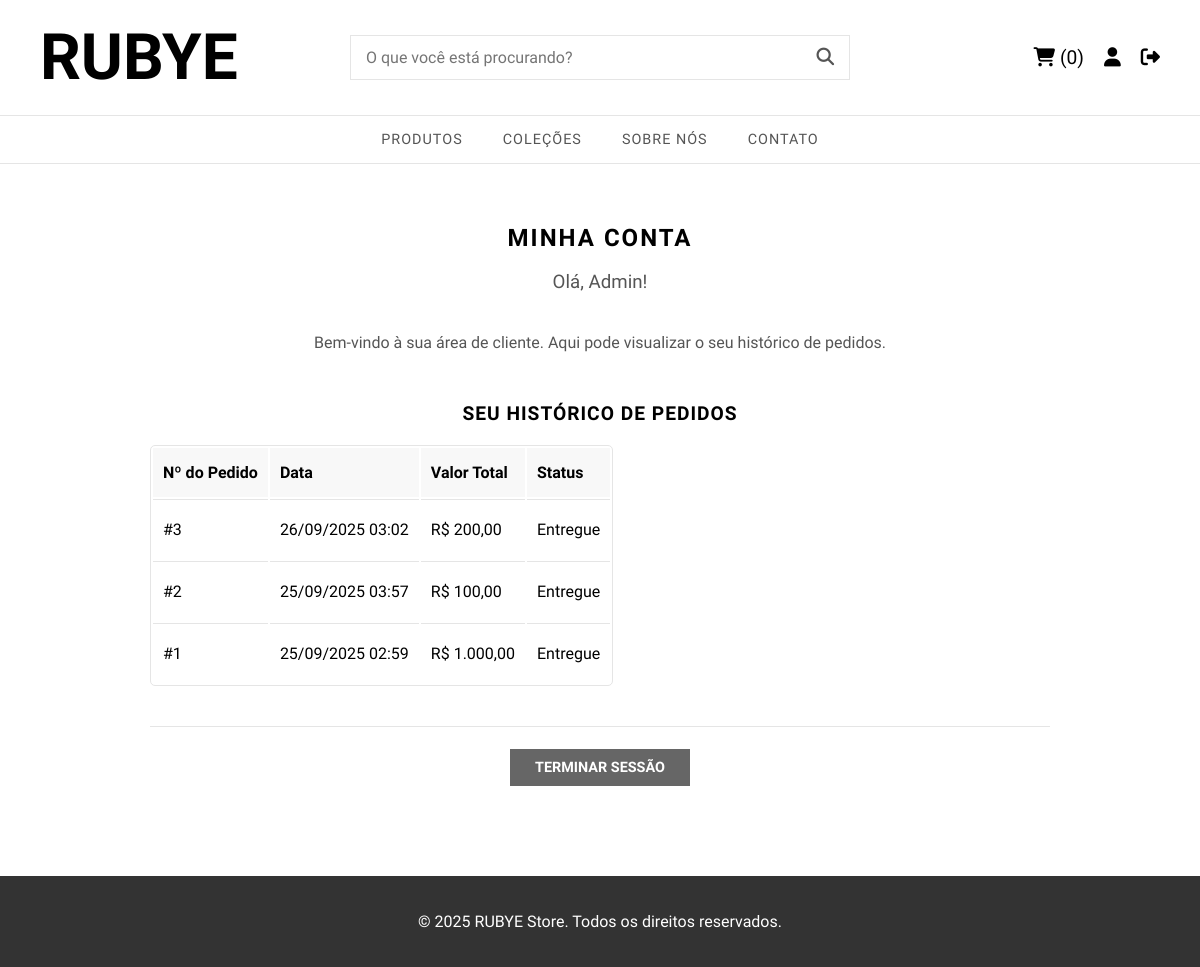
The app's page /minha_conta.php (signed in), older data.
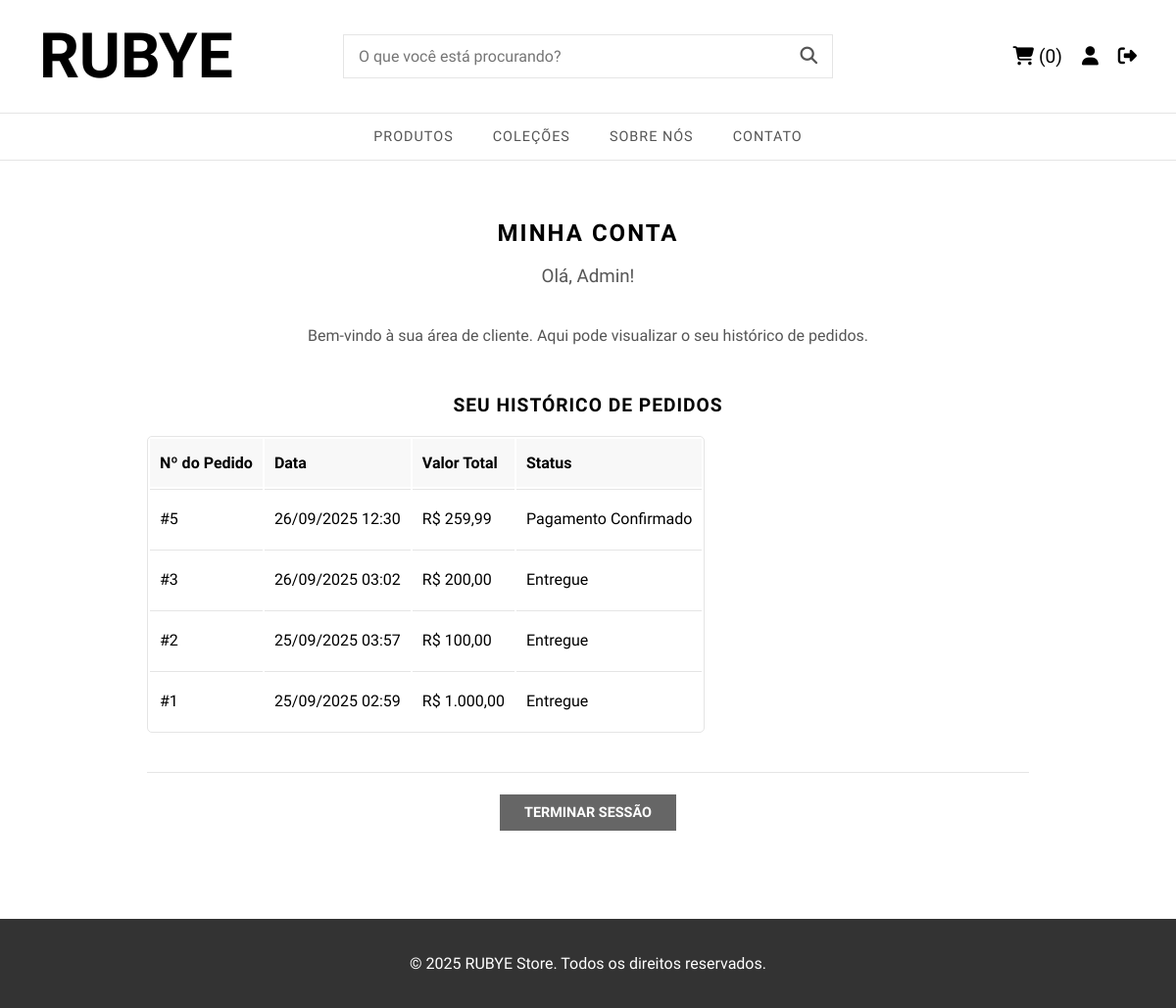
The same page, newer data.
### tables this page shows
CREATE TABLE `pedidos` (
  `id` int(11) NOT NULL,
  `usuario_id` int(11) NOT NULL,
  `total` decimal(10,2) NOT NULL,
  `status` enum('Pedido Recebido','Pagamento em Análise','Pagamento Confirmado','Em Separação','Enviado','Em rota de entrega','Entregue','Pedido Cancelado') NOT NULL DEFAULT 'Pedido Recebido',
  `data_pedido` timestamp NOT NULL DEFAULT current_timestamp()
);

### public/minha_conta.php (the view, shortened to what this page needs)
<?php
include 'partials/header.php';
$usuario_id = $_SESSION['usuario_id'];
?>
<div class="account-page">
    <h2>Minha Conta</h2>
    <h3>Olá, <?php echo htmlspecialchars($_SESSION['usuario_nome']); ?>!</h3>
    <p>Bem-vindo à sua área de cliente. Aqui pode visualizar o seu histórico de pedidos.</p>
    <div class="order-history">
        <h4>Seu Histórico de Pedidos</h4>
        <?php
        $stmt = $conexao->prepare("SELECT * FROM pedidos WHERE usuario_id = ? ORDER BY data_pedido DESC");
        $stmt->bind_param("i", $usuario_id);
        $stmt->execute();
        $pedidos = $stmt->get_result();
        if ($pedidos->num_rows > 0) :
        ?>
            <table>
                <thead>
                    <tr>
                        <th>Nº do Pedido</th>
                        <th>Data</th>
                        <th>Valor Total</th>
                        <th>Status</th>
                    </tr>
                </thead>
                <tbody>
                    <?php while ($pedido = $pedidos->fetch_assoc()) : ?>
                        <tr>
                            <td>#<?php echo $pedido['id']; ?></td>
                            <td><?php echo date('d/m/Y H:i', strtotime($pedido['data_pedido'])); ?></td>
                            <td>R$ <?php echo number_format($pedido['total'], 2, ',', '.'); ?></td>
                            <td><?php echo htmlspecialchars($pedido['status']); ?></td>
                        </tr>
                    <?php endwhile; ?>
                </tbody>
            </table>
        <?php else : ?>
            <p>Você ainda não fez nenhum pedido.</p>
        <?php endif; ?>
    </div>
    <div class="account-actions">
        <a href="logout.php" class="btn-secondary">Terminar Sessão</a>
    </div>
</div>
<?php include 'partials/footer.php'; ?>

### public/partials/header.php (shortened to what this page needs)
<!DOCTYPE html>
<html lang="pt-br">
<head>
    <link rel="stylesheet" href="https://cdnjs.cloudflare.com/ajax/libs/font-awesome/6.5.2/css/all.min.css" />
    <link rel="stylesheet" href="https://cdn.jsdelivr.net/npm/@splidejs/splide@4.1.4/dist/css/splide.min.css">
    <link rel="stylesheet" href="../assets/css/style.css">
</head>
<body>
    <header class="site-header">
        <div class="header-logo">
            <a href="index.php">RUBYE</a>
        </div>
        <div class="header-search">
            <form action="produtos.php" method="GET" class="search-form">
                <input type="text" name="busca" placeholder="O que você está procurando?" required>
                <button type="submit"><i class="fa-solid fa-magnifying-glass"></i></button>
            </form>
        </div>
        <div class="header-nav">
            <div class="header-icons">
                <a href="carrinho.php">
                    <i class="fa-solid fa-cart-shopping"></i>
                    (<span id="cart-counter"><?php echo isset($_SESSION['carrinho']) ? count($_SESSION['carrinho']) : 0; ?></span>)
                </a>
                <?php if (isset($_SESSION['usuario_id'])) : ?>
                    <a href="minha_conta.php" title="Minha Conta"><i class="fa-solid fa-user"></i></a>
                    <a href="logout.php" title="Sair"><i class="fa-solid fa-right-from-bracket"></i></a>
                <?php else : ?>
                    <a href="login.php" title="Login"><i class="fa-solid fa-user"></i></a>
                <?php endif; ?>
            </div>
        </div>
    </header>
    <nav class="secondary-nav">
        <a href="produtos.php">PRODUTOS</a>
        <a href="colecoes.php">COLEÇÕES</a>
        <a href="sobre.php">SOBRE NÓS</a>
        <a href="contato.php">CONTATO</a>
    </nav>
    <main class="site-main">

### public/partials/footer.php (shortened to what this page needs)
</main> <footer class="public-footer" style="text-align: center; padding: 20px; margin-top: 40px; background-color: #333; color: #fff;">
        <p>&copy; <?php echo date('Y'); ?> RUBYE Store. Todos os direitos reservados.</p>
    </footer>
</body>
</html>

### assets/css/style.css (style rules this page uses)
:root { --background-color: #ffffff; --text-color: #000000; --border-color: #e5e5e5; --font-logo: 'UnifrakturCook', cursive; --font-body: 'Work Sans', sans-serif; }
html { height: 100%; }
body { font-family: var(--font-body); margin: 0; background-color: var(--background-color); color: var(--text-color); font-weight: 400; min-height: 100%; display: flex; flex-direction: column; }
.site-main, .admin-container { flex-grow: 1; }
a { color: var(--text-color); text-decoration: none; }
.site-header { display: grid; grid-template-columns: 1fr auto 1fr; align-items: center; padding: 20px 40px; border-bottom: 1px solid var(--border-color); gap: 20px; }
.header-logo a { font-family: var(--font-logo); font-size: 4em; font-weight: 700; }
.header-nav { display: flex; justify-content: flex-end; }
.header-icons { display: flex; align-items: center; gap: 20px; }
.header-icons a { font-size: 1.2em; }
.secondary-nav { display: flex; justify-content: center; gap: 40px; padding: 15px 0; border-bottom: 1px solid var(--border-color); }
.secondary-nav a { text-transform: uppercase; font-weight: 500; font-size: 0.9em; letter-spacing: 1px; color: #555; }
.btn-secondary { background-color: #666; color: #fff; padding: 10px 25px; text-transform: uppercase; font-size: 0.9em; font-weight: 700; border: none; transition: background-color 0.3s ease; }
.cart-page, .checkout-page, .account-page, .product-page-container, .product-gallery-page, .login-container { padding: 40px; }
.account-page { max-width: 900px; margin: 60px auto; padding: 0 20px; }
.account-page h2 { text-align: center; text-transform: uppercase; font-weight: 700; letter-spacing: 2px; margin-bottom: 15px; }
.account-page h3, .account-page p { text-align: center; color: #555; }
.account-page h3 { font-weight: 500; margin-bottom: 40px; }
.order-history { margin-top: 50px; }
.order-history h4 { text-align: center; font-size: 1.2em; text-transform: uppercase; letter-spacing: 1px; margin-bottom: 20px; }
.order-history table { border: 1px solid var(--border-color); border-radius: 5px; overflow: hidden; }
.order-history table th { background: #f8f8f8; text-align: left; padding: 15px 10px; }
.order-history table td { border-top: 1px solid var(--border-color); padding: 20px 10px; }
.account-actions { text-align: center; margin-top: 40px; padding-top: 30px; border-top: 1px solid var(--border-color); }
.site-header { flex-wrap: wrap; }
.header-logo { flex-grow: 0; flex-basis: 33%; }
.header-nav { flex-basis: 33%; justify-content: flex-end; }
.header-search { grid-column: 2; display: flex; justify-content: center; padding: 0 20px; width: 500px; }
.search-form { display: flex; width: 100%; max-width: 500px; border: 1px solid var(--border-color); }
.search-form input[type="text"] { flex-grow: 1; border: none; padding: 12px 15px; font-size: 1em; font-family: var(--font-body); }
.search-form button { border: none; background: transparent; padding: 0 15px; cursor: pointer; font-size: 1.1em; color: #555; }

Row changes from the older to the newer data that the page shows:
added pedidos: id "5", data_pedido "26/09/2025 12:30", total "259,99", status "Pagamento Confirmado"
